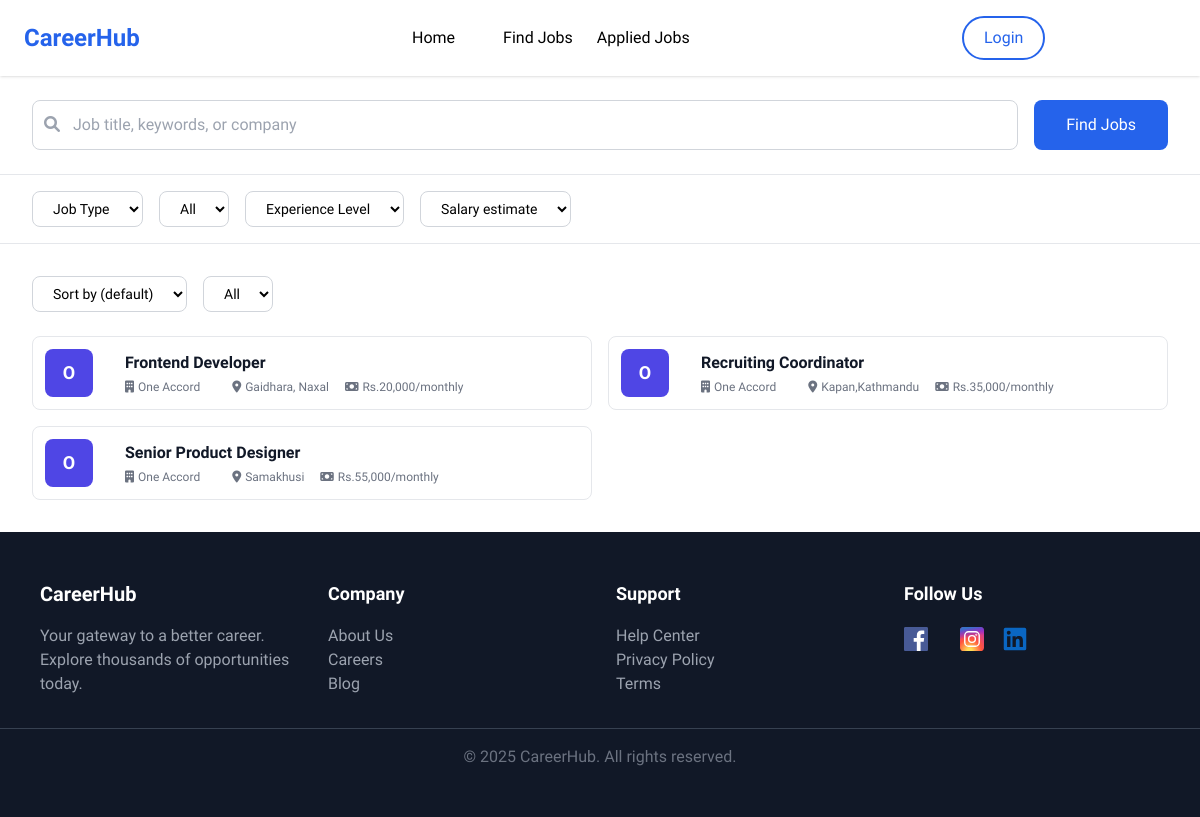
The app's page /jobs/, older data.
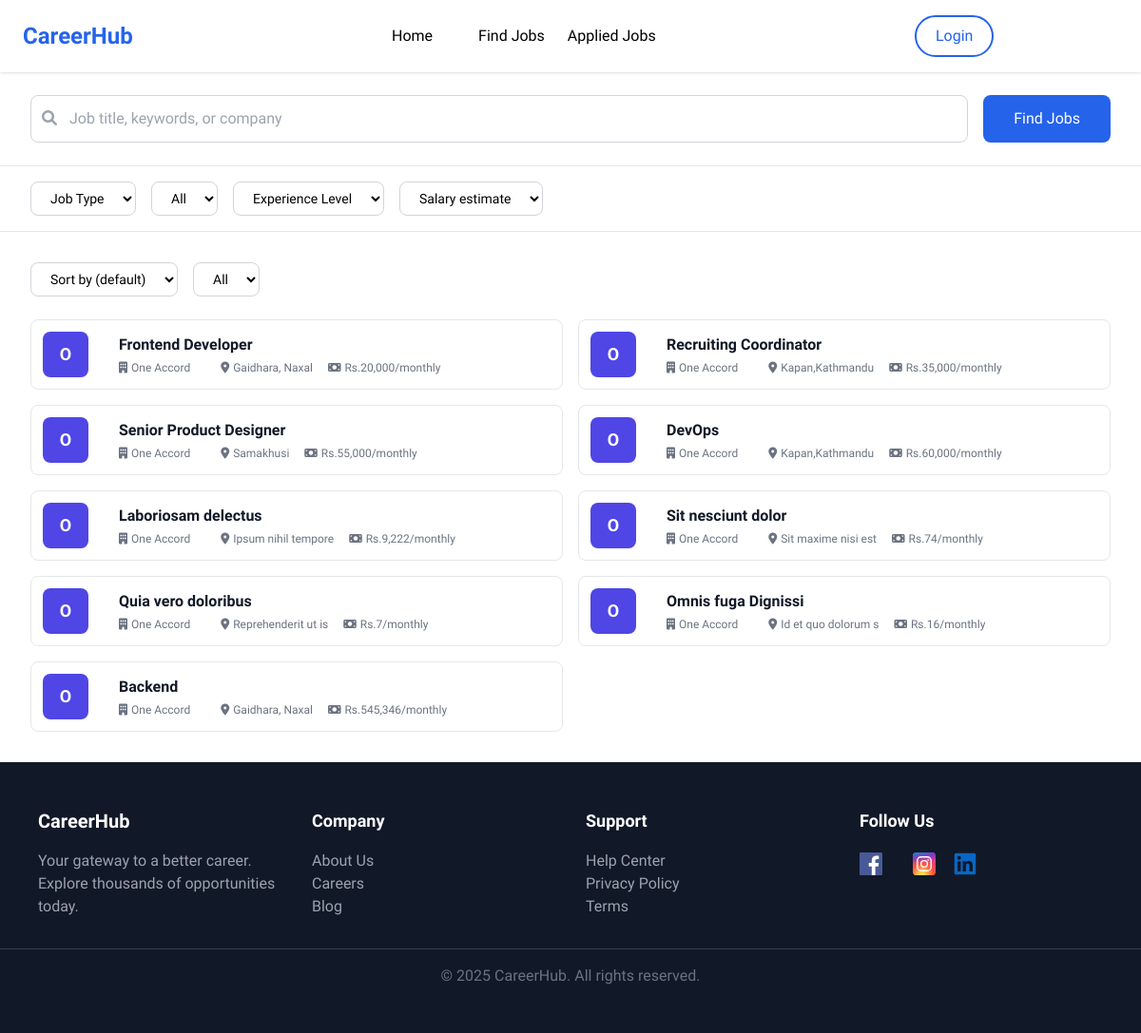
The same page, newer data.
### job_portal/models.py (models this page shows, shortened)
class JobPost(models.Model):
    company = models.ForeignKey(CompanyProfile, on_delete=models.CASCADE)
    title = models.CharField(max_length=255)
    description = models.TextField()
    location = models.CharField(max_length=255, blank=True, null=True)
    salary = models.DecimalField(max_digits=10, decimal_places=2, blank=True, null=True)
    working_hours=models.CharField(max_length=100, blank=True, null=True)

class CompanyProfile(models.Model):
    user = models.OneToOneField(User, on_delete=models.CASCADE,null=True, blank=True,related_name='company_profile')
    company_name = models.CharField(max_length=255, blank=True, null=True)
    company_description = models.TextField(blank=True, null=True)
    def __str__(self):
        return f"{self.company_name}"

### job_portal/views.py (the view)
# urls.py: path('jobs/', v.jobs, name="jobs"),
def jobs(request):
    jobs= JobPost.objects.all()
    ctx = {
        "jobs": jobs
    }
    return render(request, "jobs.html",ctx)

### job_portal/context_processors.py (called while the page is built, shortened)
def user_role(request):
    role = None
    return {
        'user_role': role
    }

### job_portal/templates/jobs.html (shortened to what this page needs)
{% extends "common/layout.html" %}
{% load static %}
{% load humanize %}
{% block content %}
<script src="https://cdn.tailwindcss.com"></script>
<link href="https://cdnjs.cloudflare.com/ajax/libs/font-awesome/6.0.0/css/all.min.css" rel="stylesheet">
    <div class="bg-white border-b">
        <div class="max-w-7xl mx-auto px-4 sm:px-6 lg:px-8 py-6">
            <div class="flex flex-col md:flex-row gap-4">
                <div class="flex-1">
                    <div class="relative">
                        <i class="fas fa-search absolute left-3 top-8 transform -translate-y-1/2 text-gray-400"></i>
                        <input type="text" placeholder="Job title, keywords, or company" id="searchInput" class="w-full pl-10 pr-4 py-3 border border-gray-300 rounded-lg focus:ring-2 focus:ring-blue-500 focus:border-transparent">
                    </div>
                </div>
                <button class="bg-blue-600 hover:bg-blue-700 text-white px-8 py-3 rounded-lg font-medium" id="searchButton">Find Jobs</button>
            </div>
        </div>
    </div>
    <div class="bg-white border-b">
        <div class="max-w-7xl mx-auto px-4 sm:px-6 lg:px-8 py-4">
            <div class="flex flex-wrap gap-4">
                <select class="px-4 py-2 border border-gray-300 rounded-lg text-sm focus:ring-2 focus:ring-blue-500 focus:border-transparent">
                    <option>Job Type</option>
                </select>
                <select class="px-4 py-2 border border-gray-300 rounded-lg text-sm focus:ring-2 focus:ring-blue-500 focus:border-transparent">
                    <option>All</option>
                </select>
                <select class="px-4 py-2 border border-gray-300 rounded-lg text-sm focus:ring-2 focus:ring-blue-500 focus:border-transparent">
                    <option>Experience Level</option>
                </select>
                <select class="px-4 py-2 border border-gray-300 rounded-lg text-sm focus:ring-2 focus:ring-blue-500 focus:border-transparent">
                    <option>Salary estimate</option>
                </select>
            </div>
        </div>
    </div>
    <div class="max-w-7xl mx-auto px-4 sm:px-6 lg:px-8 py-8">
        <div class="flex justify-between items-center mb-6">
            <div class="flex gap-4">
                <select class="px-4 py-2 border border-gray-300 rounded-lg text-sm">
                    <option>Sort by (default)</option>
                </select>
                <select class="px-4 py-2 border border-gray-300 rounded-lg text-sm">
                    <option>All</option>
                </select>
            </div>
        </div>
        <div class="grid grid-cols-1 lg:grid-cols-2 gap-4" id="searchResults">
            {% for job in jobs %}
            <a href="{% url 'job_details' job.id %}">
            <div class="bg-white rounded-lg border border-gray-200 p-3 hover:shadow-lg transition-shadow flex w-full items-center">
              <div class="flex justify-between items-start">
                  <div class="flex items-center space-x-4">
                   <div class="w-12 h-12 bg-indigo-600 rounded-lg flex items-center justify-center">
                          <span class="text-white text-lg font-bold">{{ job.company.company_name|slice:":1" }}</span>
                      </div>
                      <div>
                          <h3 class="font-semibold text-gray-900">{{ job.title }}</h3>
                          <div class="flex items-center justify-center space-x-4 text-xs text-gray-500 mt-1">
                              <span class="flex items-center justify-center"><i class="fas fa-building mr-1"></i>{{ job.company }}</span>
                              <span class="flex items-center justify-center"><i class="fas fa-map-marker-alt mr-1"></i>{{ job.location }}</span>
                              <span class="flex items-center justify-center gap-1"><i class="fa-solid fa-money-bill"></i> Rs.{{ job.salary|floatformat:0|intcomma }}/monthly</span>
                          </div>
                      </div>
                  </div>
              </div>
            </div>
            </a>
            {% endfor %}
        </div>
    </div>
{% endblock %}

### templates/common/layout.html (shortened to what this page needs)
<!DOCTYPE html>
<html>
  <head>
    <script src="https://cdn.jsdelivr.net/npm/@tailwindcss/browser@4"></script>
  </head>
  <body style="font-family: 'Lexend', sans-serif">
    <main class="min-h-screen flex flex-col">
      {% include 'common/header.html' %}
      <div class="grow">{% block content %} {% endblock content %}</div>
      {% include 'common/footer.html' %}
    </main>
  </body>
</html>

### templates/common/header.html (shortened to what this page needs)
<link href="https://cdnjs.cloudflare.com/ajax/libs/font-awesome/6.0.0/css/all.min.css" rel="stylesheet">
<header class="header bg-white w-full shadow z-50 top-0 sticky">
  <div class="max-w-6xl mx-auto flex items-center justify-between py-4 px-4 lg:px-0">
    <div class="logo text-blue-600 font-bold text-2xl">
     CareerHub
    </div>
    <nav>
      <ul class="nav-menu hidden md:flex space-x-6 font-medium">
        <li><a href="{% url 'index' %}" class="hover:text-blue-600 transition">Home</a></li>
        <li><a href="{% url 'jobs' %}" class="hover:text-blue-600 transition">Find Jobs</a></li>
        <li><a href="{% url 'applied' %}" class="hover:text-blue-600 transition">Applied Jobs</a></li>
      </ul>
    </nav>
    <div class="auth-buttons hidden md:flex space-x-4">
      {% if request.user.is_authenticated %}
      <a href="{% url 'logout' %}" class="border-2 border-red-600 text-red-600 px-6 py-1 flex items-center rounded-full hover:bg-red-600 hover:text-white transition">Logout</a>
      <a href="{% url 'user_profile' %}" class="px-3 py-2 bg-blue-100 rounded-xl flex gap-2 items-center"><div class="rounded-full bg-blue-600 w-8 h-8 flex items-center justify-center"><i class="fa-solid fa-user"></i></div>{{ request.user.first_name }} {{ request.user.last_name }}</a>
      {% else %}
      <a href="{% url 'login' %}" class=" border-2 border-blue-600 text-blue-600 px-5 py-2 rounded-full hover:bg-blue-600 hover:text-white transition">Login</a>
      <a href="{% url 'register' %}" class=" bg-gradient-to-r from-blue-600 to-blue-500 text-white px-5 py-2 rounded-full hover:shadow-lg transition">Register</a>
      {% endif %}
    </div>
  </div>
</header>

### templates/common/footer.html (shortened to what this page needs)
<footer class="footer bg-gray-900 text-white py-12">
  <div class="footer-content max-w-6xl mx-auto px-4 grid md:grid-cols-4 gap-8">
    <div class="footer-section">
      <h3 class="text-xl font-semibold mb-4">CareerHub</h3>
      <p class="text-gray-400">Your gateway to a better career. Explore thousands of opportunities today.</p>
    </div>
    <div class="footer-section">
      <h3 class="text-lg font-semibold mb-4">Company</h3>
      <ul>
        <li><a href="#" class="text-gray-400 hover:text-white">About Us</a></li>
        <li><a href="#" class="text-gray-400 hover:text-white">Careers</a></li>
        <li><a href="#" class="text-gray-400 hover:text-white">Blog</a></li>
      </ul>
    </div>
    <div class="footer-section">
      <h3 class="text-lg font-semibold mb-4">Support</h3>
      <ul>
        <li><a href="#" class="text-gray-400 hover:text-white">Help Center</a></li>
        <li><a href="#" class="text-gray-400 hover:text-white">Privacy Policy</a></li>
        <li><a href="#" class="text-gray-400 hover:text-white">Terms</a></li>
      </ul>
    </div>
    <div>
      <h3 class="text-lg font-semibold mb-4">Follow Us</h3>
      <div class="social-links flex space-x-4 items-center">
        <a href="#">
        </a>
        <a href="#">
        </a>
        <a href="#">
        </a>
      </div>
    </div>
  </div>
  <div class="border-t border-gray-700 mt-8 pt-4 text-center">
    <p class="text-gray-500">&copy; 2025 CareerHub. All rights reserved.</p>
  </div>
</footer>

Row changes from the older to the newer data that the page shows:
added JobPost: company.company_name "O", title "DevOps", company "One Accord", location "Kapan,Kathmandu", salary "60,000"
added JobPost: company.company_name "O", title "Laboriosam delectus", company "One Accord", location "Ipsum nihil tempore", salary "9,222"
added JobPost: company.company_name "O", title "Sit nesciunt dolor", company "One Accord", location "Sit maxime nisi est", salary "74"
added JobPost: company.company_name "O", title "Quia vero doloribus", company "One Accord", location "Reprehenderit ut is", salary "7"
added JobPost: company.company_name "O", title "Omnis fuga Dignissi", company "One Accord", location "Id et quo dolorum s", salary "16"
added JobPost: company.company_name "O", title "Backend", company "One Accord", location "Gaidhara, Naxal", salary "545,346"
